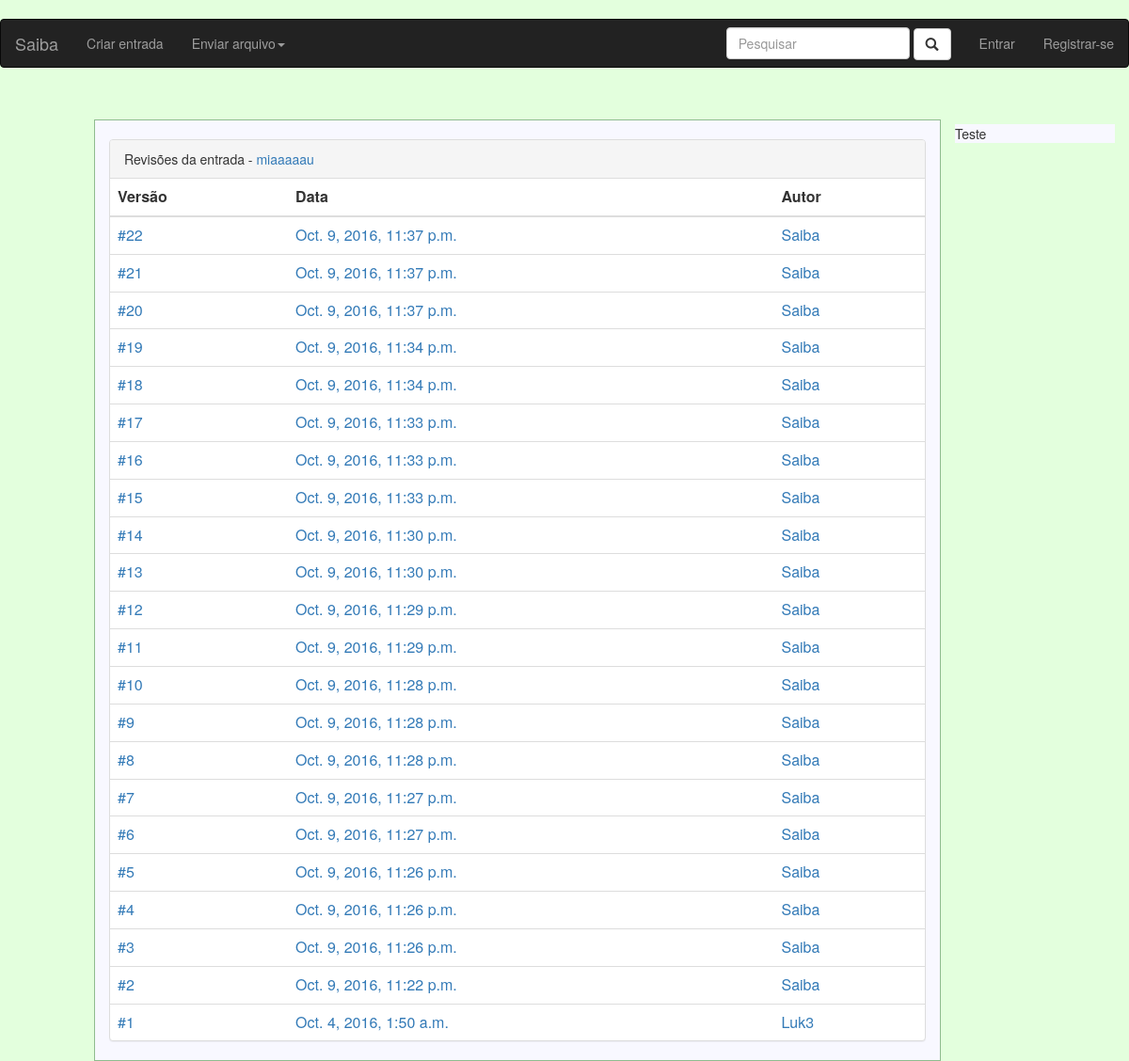
The app's page /entrada/miaaaaau/historico with its own data.
### entry/models.py (models this page shows, shortened)
class Entry(models.Model):
    author                  = models.ForeignKey(User, default=1)
    title                   = models.CharField(max_length=250)
    slug                    = models.SlugField(max_length=250, default="", blank=True)
    status                  = models.ForeignKey(Status, default=1)
    category                = models.ForeignKey(Category, default=1)
    type                    = models.CharField(max_length=100)
    origin                  = models.CharField(max_length=100)
    additional_references   = models.CharField(max_length=100)
    icon                    = models.ImageField(blank=True, upload_to='icon/', default='icon/indice.png')
    hidden                  = models.BooleanField(default=False)
    images_locked           = models.BooleanField(default=False)
    videos_locked           = models.BooleanField(default=False)
    comments_locked         = models.BooleanField(default=False)

class Revision(models.Model):
    author = models.ForeignKey(User, default=1)
    entry = models.ForeignKey(Entry, on_delete=models.CASCADE)
    content = models.TextField(max_length=2500, blank=True)
    date = models.DateTimeField(auto_now_add=True, blank=True)
    hidden = models.BooleanField(default=False)

### entry/views.py (the view)
# urls.py: url(r'^(?P<entry_slug>[\w-]+)/historico$', views.history, name='history'),
def history(request, entry_slug):
    entry = get_object_or_404(Entry, slug=entry_slug)
    revisions = Revision.objects.filter(entry=entry, hidden=False).order_by('-id')
    return render(request, escape('entry/history.html'), {'revisions': revisions, 'entry_name':entry.title, 'entry_slug':entry.slug})

### entry/templates/entry/history.html (shortened to what this page needs)
﻿{% extends 'home/base.html' %}
{% block body %}
    <div class="panel panel-default">
        <div class="panel-heading">Revisões da entrada - <a href='{% url 'entry:detail' entry_slug %}'>{{ entry_name }}</a></div>
        <table class="table">
            <thead>
                <tr>
                    <th>Versão</th>
                    <th>Data</th>
                    <th>Autor</th>
                </tr>
            </thead>
            <tbody>
                {% for revision in revisions %}
                        <tr>
                            <td><a href='#'>#{{ forloop.revcounter }}</a></td>
                            <td><a href='{% url 'entry:revision' entry_slug revision.id %}'>{{ revision.date }}</a></td>
                            <td><a href='#'>{{revision.author.username}}</a></td>
                        </tr>
                {% endfor %}
            </tbody>
        </table>
    </div>
{% endblock %}

### records on screen
Entry: title "miaaaaau"
Revision: date "Oct. 9, 2016, 11:37 p.m.", author.username "Saiba"
Revision: date "Oct. 9, 2016, 11:37 p.m.", author.username "Saiba"
Revision: date "Oct. 9, 2016, 11:37 p.m.", author.username "Saiba"
Revision: date "Oct. 9, 2016, 11:34 p.m.", author.username "Saiba"
Revision: date "Oct. 9, 2016, 11:34 p.m.", author.username "Saiba"
Revision: date "Oct. 9, 2016, 11:33 p.m.", author.username "Saiba"
Revision: date "Oct. 9, 2016, 11:33 p.m.", author.username "Saiba"
Revision: date "Oct. 9, 2016, 11:33 p.m.", author.username "Saiba"
Revision: date "Oct. 9, 2016, 11:30 p.m.", author.username "Saiba"
Revision: date "Oct. 9, 2016, 11:30 p.m.", author.username "Saiba"
Revision: date "Oct. 9, 2016, 11:29 p.m.", author.username "Saiba"
Revision: date "Oct. 9, 2016, 11:29 p.m.", author.username "Saiba"
Revision: date "Oct. 9, 2016, 11:28 p.m.", author.username "Saiba"
Revision: date "Oct. 9, 2016, 11:28 p.m.", author.username "Saiba"
Revision: date "Oct. 9, 2016, 11:28 p.m.", author.username "Saiba"
Revision: date "Oct. 9, 2016, 11:27 p.m.", author.username "Saiba"
Revision: date "Oct. 9, 2016, 11:27 p.m.", author.username "Saiba"
Revision: date "Oct. 9, 2016, 11:26 p.m.", author.username "Saiba"
Revision: date "Oct. 9, 2016, 11:26 p.m.", author.username "Saiba"
Revision: date "Oct. 9, 2016, 11:26 p.m.", author.username "Saiba"
Revision: date "Oct. 9, 2016, 11:22 p.m.", author.username "Saiba"
Revision: date "Oct. 4, 2016, 1:50 a.m.", author.username "Luk3"
